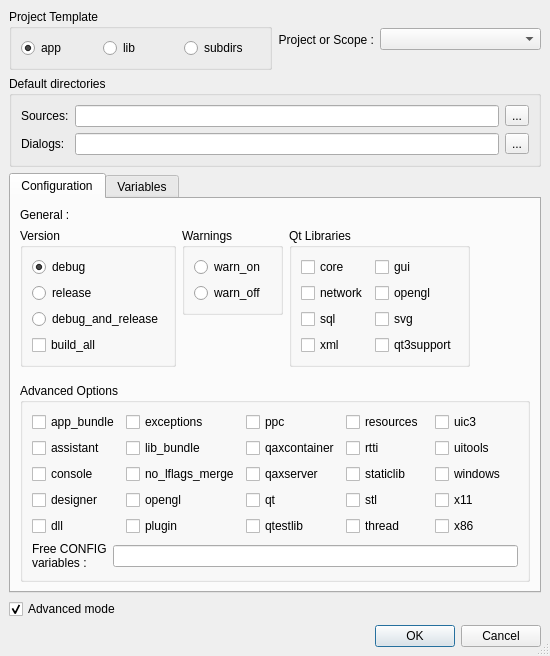
<ui version="4.0" >
 <class>ProjectPropertie</class>
 <widget class="QDialog" name="ProjectPropertie" >
  <property name="geometry" >
   <rect>
    <x>0</x>
    <y>0</y>
    <width>550</width>
    <height>656</height>
   </rect>
  </property>
  <property name="sizePolicy" >
   <sizepolicy>
    <hsizetype>4</hsizetype>
    <vsizetype>4</vsizetype>
    <horstretch>0</horstretch>
    <verstretch>0</verstretch>
   </sizepolicy>
  </property>
  <property name="windowTitle" >
   <string>Dialog</string>
  </property>
  <property name="windowIcon" >
   <iconset resource="../resources/resources.qrc" >:/divers/images/logo.png</iconset>
  </property>
  <property name="sizeGripEnabled" >
   <bool>true</bool>
  </property>
  <layout class="QGridLayout" >
   <property name="margin" >
    <number>9</number>
   </property>
   <property name="spacing" >
    <number>6</number>
   </property>
   <item row="0" column="0" >
    <layout class="QHBoxLayout" >
     <property name="margin" >
      <number>0</number>
     </property>
     <property name="spacing" >
      <number>6</number>
     </property>
     <item>
      <widget class="QGroupBox" name="projectTemplate" >
       <property name="sizePolicy" >
        <sizepolicy>
         <hsizetype>5</hsizetype>
         <vsizetype>5</vsizetype>
         <horstretch>0</horstretch>
         <verstretch>0</verstretch>
        </sizepolicy>
       </property>
       <property name="title" >
        <string>Project Template</string>
       </property>
       <layout class="QGridLayout" >
        <property name="margin" >
         <number>9</number>
        </property>
        <property name="spacing" >
         <number>6</number>
        </property>
        <item row="0" column="0" >
         <widget class="QRadioButton" name="app" >
          <property name="text" >
           <string>app</string>
          </property>
          <property name="checked" >
           <bool>true</bool>
          </property>
         </widget>
        </item>
        <item row="0" column="1" >
         <widget class="QRadioButton" name="lib" >
          <property name="text" >
           <string>lib</string>
          </property>
         </widget>
        </item>
        <item row="0" column="2" >
         <widget class="QRadioButton" name="subdirs" >
          <property name="text" >
           <string>subdirs</string>
          </property>
         </widget>
        </item>
       </layout>
      </widget>
     </item>
     <item>
      <layout class="QHBoxLayout" >
       <property name="margin" >
        <number>0</number>
       </property>
       <property name="spacing" >
        <number>6</number>
       </property>
       <item>
        <widget class="QLabel" name="labelPortee" >
         <property name="sizePolicy" >
          <sizepolicy>
           <hsizetype>4</hsizetype>
           <vsizetype>5</vsizetype>
           <horstretch>0</horstretch>
           <verstretch>0</verstretch>
          </sizepolicy>
         </property>
         <property name="text" >
          <string>Project or Scope :</string>
         </property>
         <property name="alignment" >
          <set>Qt::AlignRight|Qt::AlignTrailing|Qt::AlignVCenter</set>
         </property>
        </widget>
       </item>
       <item>
        <widget class="QComboBox" name="comboScope" />
       </item>
      </layout>
     </item>
    </layout>
   </item>
   <item row="1" column="0" >
    <widget class="QGroupBox" name="groupBox" >
     <property name="sizePolicy" >
      <sizepolicy>
       <hsizetype>7</hsizetype>
       <vsizetype>5</vsizetype>
       <horstretch>0</horstretch>
       <verstretch>0</verstretch>
      </sizepolicy>
     </property>
     <property name="title" >
      <string>Default directories</string>
     </property>
     <layout class="QGridLayout" >
      <property name="margin" >
       <number>9</number>
      </property>
      <property name="spacing" >
       <number>6</number>
      </property>
      <item row="1" column="0" >
       <widget class="QLabel" name="label_3" >
        <property name="text" >
         <string>Dialogs:</string>
        </property>
       </widget>
      </item>
      <item row="1" column="1" >
       <widget class="QLineEdit" name="uiDirectory" />
      </item>
      <item row="1" column="2" >
       <widget class="QToolButton" name="uiDirectoryButton" >
        <property name="text" >
         <string>...</string>
        </property>
       </widget>
      </item>
      <item row="0" column="2" >
       <widget class="QToolButton" name="srcDirectoryButton" >
        <property name="text" >
         <string>...</string>
        </property>
       </widget>
      </item>
      <item row="0" column="1" >
       <widget class="QLineEdit" name="srcDirectory" />
      </item>
      <item row="0" column="0" >
       <widget class="QLabel" name="label_6" >
        <property name="text" >
         <string>Sources:</string>
        </property>
       </widget>
      </item>
     </layout>
    </widget>
   </item>
   <item row="2" column="0" >
    <widget class="QTabWidget" name="tab" >
     <property name="sizePolicy" >
      <sizepolicy>
       <hsizetype>4</hsizetype>
       <vsizetype>4</vsizetype>
       <horstretch>0</horstretch>
       <verstretch>0</verstretch>
      </sizepolicy>
     </property>
     <property name="currentIndex" >
      <number>0</number>
     </property>
     <widget class="QWidget" name="tabConfig" >
      <attribute name="title" >
       <string>Configuration</string>
      </attribute>
      <layout class="QGridLayout" >
       <property name="margin" >
        <number>9</number>
       </property>
       <property name="spacing" >
        <number>6</number>
       </property>
       <item row="0" column="0" >
        <layout class="QVBoxLayout" >
         <property name="margin" >
          <number>0</number>
         </property>
         <property name="spacing" >
          <number>6</number>
         </property>
         <item>
          <layout class="QHBoxLayout" >
           <property name="margin" >
            <number>0</number>
           </property>
           <property name="spacing" >
            <number>6</number>
           </property>
           <item>
            <layout class="QVBoxLayout" >
             <property name="margin" >
              <number>0</number>
             </property>
             <property name="spacing" >
              <number>6</number>
             </property>
             <item>
              <widget class="QLabel" name="label_5" >
               <property name="text" >
                <string>General :</string>
               </property>
              </widget>
             </item>
             <item>
              <layout class="QHBoxLayout" >
               <property name="margin" >
                <number>0</number>
               </property>
               <property name="spacing" >
                <number>6</number>
               </property>
               <item>
                <layout class="QVBoxLayout" >
                 <property name="margin" >
                  <number>0</number>
                 </property>
                 <property name="spacing" >
                  <number>6</number>
                 </property>
                 <item>
                  <widget class="QGroupBox" name="groupeDebug" >
                   <property name="title" >
                    <string>Version</string>
                   </property>
                   <layout class="QGridLayout" >
                    <property name="margin" >
                     <number>9</number>
                    </property>
                    <property name="spacing" >
                     <number>6</number>
                    </property>
                    <item row="3" column="0" >
                     <widget class="QCheckBox" name="build_all" >
                      <property name="text" >
                       <string>build_all</string>
                      </property>
                     </widget>
                    </item>
                    <item row="0" column="0" >
                     <widget class="QRadioButton" name="debug" >
                      <property name="text" >
                       <string>debug</string>
                      </property>
                      <property name="checked" >
                       <bool>true</bool>
                      </property>
                     </widget>
                    </item>
                    <item row="1" column="0" >
                     <widget class="QRadioButton" name="release" >
                      <property name="text" >
                       <string>release</string>
                      </property>
                     </widget>
                    </item>
                    <item row="2" column="0" >
                     <widget class="QRadioButton" name="debug_and_release" >
                      <property name="text" >
                       <string>debug_and_release</string>
                      </property>
                     </widget>
                    </item>
                   </layout>
                  </widget>
                 </item>
                 <item>
                  <spacer>
                   <property name="orientation" >
                    <enum>Qt::Vertical</enum>
                   </property>
                   <property name="sizeHint" >
                    <size>
                     <width>20</width>
                     <height>40</height>
                    </size>
                   </property>
                  </spacer>
                 </item>
                </layout>
               </item>
               <item>
                <layout class="QVBoxLayout" >
                 <property name="margin" >
                  <number>0</number>
                 </property>
                 <property name="spacing" >
                  <number>6</number>
                 </property>
                 <item>
                  <widget class="QGroupBox" name="groupeWarn" >
                   <property name="title" >
                    <string>Warnings</string>
                   </property>
                   <layout class="QGridLayout" >
                    <property name="margin" >
                     <number>9</number>
                    </property>
                    <property name="spacing" >
                     <number>6</number>
                    </property>
                    <item row="1" column="0" >
                     <widget class="QRadioButton" name="warn_off" >
                      <property name="text" >
                       <string>warn_off</string>
                      </property>
                     </widget>
                    </item>
                    <item row="0" column="0" >
                     <widget class="QRadioButton" name="warn_on" >
                      <property name="text" >
                       <string>warn_on</string>
                      </property>
                      <property name="checked" >
                       <bool>false</bool>
                      </property>
                     </widget>
                    </item>
                   </layout>
                  </widget>
                 </item>
                 <item>
                  <spacer>
                   <property name="orientation" >
                    <enum>Qt::Vertical</enum>
                   </property>
                   <property name="sizeHint" >
                    <size>
                     <width>101</width>
                     <height>21</height>
                    </size>
                   </property>
                  </spacer>
                 </item>
                </layout>
               </item>
               <item>
                <layout class="QVBoxLayout" >
                 <property name="margin" >
                  <number>0</number>
                 </property>
                 <property name="spacing" >
                  <number>6</number>
                 </property>
                 <item>
                  <widget class="QGroupBox" name="groupeBibliotheques" >
                   <property name="title" >
                    <string>Qt Libraries</string>
                   </property>
                   <layout class="QGridLayout" >
                    <property name="margin" >
                     <number>9</number>
                    </property>
                    <property name="spacing" >
                     <number>6</number>
                    </property>
                    <item row="0" column="0" >
                     <layout class="QHBoxLayout" >
                      <property name="margin" >
                       <number>0</number>
                      </property>
                      <property name="spacing" >
                       <number>6</number>
                      </property>
                      <item>
                       <layout class="QVBoxLayout" >
                        <property name="margin" >
                         <number>0</number>
                        </property>
                        <property name="spacing" >
                         <number>6</number>
                        </property>
                        <item>
                         <widget class="QCheckBox" name="core" >
                          <property name="text" >
                           <string>core</string>
                          </property>
                         </widget>
                        </item>
                        <item>
                         <widget class="QCheckBox" name="network" >
                          <property name="text" >
                           <string>network</string>
                          </property>
                         </widget>
                        </item>
                        <item>
                         <widget class="QCheckBox" name="sql" >
                          <property name="text" >
                           <string>sql</string>
                          </property>
                         </widget>
                        </item>
                        <item>
                         <widget class="QCheckBox" name="xml" >
                          <property name="text" >
                           <string>xml</string>
                          </property>
                         </widget>
                        </item>
                       </layout>
                      </item>
                      <item>
                       <layout class="QVBoxLayout" >
                        <property name="margin" >
                         <number>0</number>
                        </property>
                        <property name="spacing" >
                         <number>6</number>
                        </property>
                        <item>
                         <widget class="QCheckBox" name="gui" >
                          <property name="text" >
                           <string>gui</string>
                          </property>
                         </widget>
                        </item>
                        <item>
                         <widget class="QCheckBox" name="libopengl" >
                          <property name="text" >
                           <string>opengl</string>
                          </property>
                         </widget>
                        </item>
                        <item>
                         <widget class="QCheckBox" name="svg" >
                          <property name="text" >
                           <string>svg</string>
                          </property>
                         </widget>
                        </item>
                        <item>
                         <widget class="QCheckBox" name="qt3support" >
                          <property name="text" >
                           <string>qt3support</string>
                          </property>
                         </widget>
                        </item>
                       </layout>
                      </item>
                     </layout>
                    </item>
                   </layout>
                  </widget>
                 </item>
                 <item>
                  <spacer>
                   <property name="orientation" >
                    <enum>Qt::Vertical</enum>
                   </property>
                   <property name="sizeHint" >
                    <size>
                     <width>20</width>
                     <height>20</height>
                    </size>
                   </property>
                  </spacer>
                 </item>
                </layout>
               </item>
              </layout>
             </item>
            </layout>
           </item>
           <item>
            <spacer>
             <property name="orientation" >
              <enum>Qt::Horizontal</enum>
             </property>
             <property name="sizeHint" >
              <size>
               <width>40</width>
               <height>20</height>
              </size>
             </property>
            </spacer>
           </item>
          </layout>
         </item>
         <item>
          <widget class="QGroupBox" name="groupeAvancees" >
           <property name="title" >
            <string>Advanced Options</string>
           </property>
           <layout class="QGridLayout" >
            <property name="margin" >
             <number>9</number>
            </property>
            <property name="spacing" >
             <number>6</number>
            </property>
            <item row="0" column="0" >
             <layout class="QVBoxLayout" >
              <property name="margin" >
               <number>0</number>
              </property>
              <property name="spacing" >
               <number>6</number>
              </property>
              <item>
               <layout class="QHBoxLayout" >
                <property name="margin" >
                 <number>0</number>
                </property>
                <property name="spacing" >
                 <number>6</number>
                </property>
                <item>
                 <layout class="QVBoxLayout" >
                  <property name="margin" >
                   <number>0</number>
                  </property>
                  <property name="spacing" >
                   <number>6</number>
                  </property>
                  <item>
                   <widget class="QCheckBox" name="app_bundle" >
                    <property name="text" >
                     <string>app_bundle</string>
                    </property>
                   </widget>
                  </item>
                  <item>
                   <widget class="QCheckBox" name="assistant" >
                    <property name="text" >
                     <string>assistant</string>
                    </property>
                   </widget>
                  </item>
                  <item>
                   <widget class="QCheckBox" name="console" >
                    <property name="text" >
                     <string>console</string>
                    </property>
                   </widget>
                  </item>
                  <item>
                   <widget class="QCheckBox" name="designer" >
                    <property name="text" >
                     <string>designer</string>
                    </property>
                   </widget>
                  </item>
                  <item>
                   <widget class="QCheckBox" name="dll" >
                    <property name="text" >
                     <string>dll</string>
                    </property>
                   </widget>
                  </item>
                 </layout>
                </item>
                <item>
                 <layout class="QVBoxLayout" >
                  <property name="margin" >
                   <number>0</number>
                  </property>
                  <property name="spacing" >
                   <number>6</number>
                  </property>
                  <item>
                   <widget class="QCheckBox" name="exceptions" >
                    <property name="text" >
                     <string>exceptions</string>
                    </property>
                   </widget>
                  </item>
                  <item>
                   <widget class="QCheckBox" name="lib_bundle" >
                    <property name="text" >
                     <string>lib_bundle</string>
                    </property>
                   </widget>
                  </item>
                  <item>
                   <widget class="QCheckBox" name="no_lflags_merge" >
                    <property name="text" >
                     <string>no_lflags_merge</string>
                    </property>
                   </widget>
                  </item>
                  <item>
                   <widget class="QCheckBox" name="opengl" >
                    <property name="text" >
                     <string>opengl</string>
                    </property>
                   </widget>
                  </item>
                  <item>
                   <widget class="QCheckBox" name="plugin" >
                    <property name="text" >
                     <string>plugin</string>
                    </property>
                   </widget>
                  </item>
                 </layout>
                </item>
                <item>
                 <layout class="QVBoxLayout" >
                  <property name="margin" >
                   <number>0</number>
                  </property>
                  <property name="spacing" >
                   <number>6</number>
                  </property>
                  <item>
                   <widget class="QCheckBox" name="ppc" >
                    <property name="text" >
                     <string>ppc</string>
                    </property>
                   </widget>
                  </item>
                  <item>
                   <widget class="QCheckBox" name="qaxcontainer" >
                    <property name="text" >
                     <string>qaxcontainer</string>
                    </property>
                   </widget>
                  </item>
                  <item>
                   <widget class="QCheckBox" name="qaxserver" >
                    <property name="text" >
                     <string>qaxserver</string>
                    </property>
                   </widget>
                  </item>
                  <item>
                   <widget class="QCheckBox" name="qt" >
                    <property name="text" >
                     <string>qt</string>
                    </property>
                    <property name="checked" >
                     <bool>false</bool>
                    </property>
                   </widget>
                  </item>
                  <item>
                   <widget class="QCheckBox" name="qtestlib" >
                    <property name="text" >
                     <string>qtestlib</string>
                    </property>
                   </widget>
                  </item>
                 </layout>
                </item>
                <item>
                 <layout class="QVBoxLayout" >
                  <property name="margin" >
                   <number>0</number>
                  </property>
                  <property name="spacing" >
                   <number>6</number>
                  </property>
                  <item>
                   <widget class="QCheckBox" name="resources" >
                    <property name="text" >
                     <string>resources</string>
                    </property>
                   </widget>
                  </item>
                  <item>
                   <widget class="QCheckBox" name="rtti" >
                    <property name="text" >
                     <string>rtti</string>
                    </property>
                   </widget>
                  </item>
                  <item>
                   <widget class="QCheckBox" name="staticlib" >
                    <property name="text" >
                     <string>staticlib</string>
                    </property>
                   </widget>
                  </item>
                  <item>
                   <widget class="QCheckBox" name="stl" >
                    <property name="text" >
                     <string>stl</string>
                    </property>
                   </widget>
                  </item>
                  <item>
                   <widget class="QCheckBox" name="Thread" >
                    <property name="text" >
                     <string>thread</string>
                    </property>
                   </widget>
                  </item>
                 </layout>
                </item>
                <item>
                 <layout class="QVBoxLayout" >
                  <property name="margin" >
                   <number>0</number>
                  </property>
                  <property name="spacing" >
                   <number>6</number>
                  </property>
                  <item>
                   <widget class="QCheckBox" name="uic3" >
                    <property name="text" >
                     <string>uic3</string>
                    </property>
                   </widget>
                  </item>
                  <item>
                   <widget class="QCheckBox" name="uitools" >
                    <property name="text" >
                     <string>uitools</string>
                    </property>
                   </widget>
                  </item>
                  <item>
                   <widget class="QCheckBox" name="windows" >
                    <property name="text" >
                     <string>windows</string>
                    </property>
                   </widget>
                  </item>
                  <item>
                   <widget class="QCheckBox" name="x11" >
                    <property name="text" >
                     <string>x11</string>
                    </property>
                   </widget>
                  </item>
                  <item>
                   <widget class="QCheckBox" name="x86" >
                    <property name="text" >
                     <string>x86</string>
                    </property>
                   </widget>
                  </item>
                 </layout>
                </item>
               </layout>
              </item>
              <item>
               <layout class="QHBoxLayout" >
                <property name="margin" >
                 <number>0</number>
                </property>
                <property name="spacing" >
                 <number>6</number>
                </property>
                <item>
                 <widget class="QLabel" name="label_4" >
                  <property name="text" >
                   <string>Free CONFIG
variables :</string>
                  </property>
                 </widget>
                </item>
                <item>
                 <widget class="QLineEdit" name="supplement" />
                </item>
               </layout>
              </item>
             </layout>
            </item>
           </layout>
          </widget>
         </item>
        </layout>
       </item>
      </layout>
     </widget>
     <widget class="QWidget" name="tabVariables" >
      <attribute name="title" >
       <string>Variables</string>
      </attribute>
      <layout class="QGridLayout" >
       <property name="margin" >
        <number>9</number>
       </property>
       <property name="spacing" >
        <number>6</number>
       </property>
       <item row="0" column="0" >
        <layout class="QVBoxLayout" >
         <property name="margin" >
          <number>0</number>
         </property>
         <property name="spacing" >
          <number>6</number>
         </property>
         <item>
          <layout class="QHBoxLayout" >
           <property name="margin" >
            <number>0</number>
           </property>
           <property name="spacing" >
            <number>6</number>
           </property>
           <item>
            <layout class="QVBoxLayout" >
             <property name="margin" >
              <number>0</number>
             </property>
             <property name="spacing" >
              <number>6</number>
             </property>
             <item>
              <widget class="QLabel" name="labelVariables" >
               <property name="sizePolicy" >
                <sizepolicy>
                 <hsizetype>5</hsizetype>
                 <vsizetype>4</vsizetype>
                 <horstretch>0</horstretch>
                 <verstretch>0</verstretch>
                </sizepolicy>
               </property>
               <property name="text" >
                <string>Variable :</string>
               </property>
              </widget>
             </item>
             <item>
              <widget class="QListWidget" name="variablesList" >
               <property name="sizePolicy" >
                <sizepolicy>
                 <hsizetype>4</hsizetype>
                 <vsizetype>1</vsizetype>
                 <horstretch>0</horstretch>
                 <verstretch>0</verstretch>
                </sizepolicy>
               </property>
              </widget>
             </item>
             <item>
              <layout class="QHBoxLayout" >
               <property name="margin" >
                <number>0</number>
               </property>
               <property name="spacing" >
                <number>6</number>
               </property>
               <item>
                <widget class="QToolButton" name="addVariable" >
                 <property name="text" >
                  <string>...</string>
                 </property>
                 <property name="icon" >
                  <iconset resource="../resources/resources.qrc" >:/divers/images/ajouter.png</iconset>
                 </property>
                </widget>
               </item>
               <item>
                <widget class="QToolButton" name="deleteVariable" >
                 <property name="text" >
                  <string>...</string>
                 </property>
                 <property name="icon" >
                  <iconset resource="../resources/resources.qrc" >:/divers/images/supprimer.png</iconset>
                 </property>
                </widget>
               </item>
               <item>
                <spacer>
                 <property name="orientation" >
                  <enum>Qt::Horizontal</enum>
                 </property>
                 <property name="sizeHint" >
                  <size>
                   <width>40</width>
                   <height>20</height>
                  </size>
                 </property>
                </spacer>
               </item>
              </layout>
             </item>
            </layout>
           </item>
           <item>
            <layout class="QVBoxLayout" >
             <property name="margin" >
              <number>0</number>
             </property>
             <property name="spacing" >
              <number>6</number>
             </property>
             <item>
              <widget class="QLabel" name="labelValeurs" >
               <property name="sizePolicy" >
                <sizepolicy>
                 <hsizetype>5</hsizetype>
                 <vsizetype>4</vsizetype>
                 <horstretch>0</horstretch>
                 <verstretch>0</verstretch>
                </sizepolicy>
               </property>
               <property name="text" >
                <string>Values :</string>
               </property>
              </widget>
             </item>
             <item>
              <widget class="QListWidget" name="valuesList" >
               <property name="sizePolicy" >
                <sizepolicy>
                 <hsizetype>4</hsizetype>
                 <vsizetype>5</vsizetype>
                 <horstretch>0</horstretch>
                 <verstretch>0</verstretch>
                </sizepolicy>
               </property>
              </widget>
             </item>
             <item>
              <layout class="QHBoxLayout" >
               <property name="margin" >
                <number>0</number>
               </property>
               <property name="spacing" >
                <number>6</number>
               </property>
               <item>
                <widget class="QToolButton" name="addValue" >
                 <property name="text" >
                  <string>...</string>
                 </property>
                 <property name="icon" >
                  <iconset resource="../resources/resources.qrc" >:/divers/images/ajouter.png</iconset>
                 </property>
                </widget>
               </item>
               <item>
                <widget class="QToolButton" name="deleteValue" >
                 <property name="text" >
                  <string>...</string>
                 </property>
                 <property name="icon" >
                  <iconset resource="../resources/resources.qrc" >:/divers/images/supprimer.png</iconset>
                 </property>
                </widget>
               </item>
               <item>
                <widget class="QToolButton" name="modifyValue" >
                 <property name="text" >
                  <string>...</string>
                 </property>
                 <property name="icon" >
                  <iconset resource="../resources/resources.qrc" >:/toolbar/images/edit.png</iconset>
                 </property>
                </widget>
               </item>
               <item>
                <spacer>
                 <property name="orientation" >
                  <enum>Qt::Horizontal</enum>
                 </property>
                 <property name="sizeHint" >
                  <size>
                   <width>131</width>
                   <height>20</height>
                  </size>
                 </property>
                </spacer>
               </item>
              </layout>
             </item>
            </layout>
           </item>
          </layout>
         </item>
         <item>
          <spacer>
           <property name="orientation" >
            <enum>Qt::Vertical</enum>
           </property>
           <property name="sizeType" >
            <enum>QSizePolicy::Maximum</enum>
           </property>
           <property name="sizeHint" >
            <size>
             <width>20</width>
             <height>40</height>
            </size>
           </property>
          </spacer>
         </item>
        </layout>
       </item>
      </layout>
     </widget>
    </widget>
   </item>
   <item row="4" column="0" >
    <layout class="QHBoxLayout" >
     <property name="margin" >
      <number>0</number>
     </property>
     <property name="spacing" >
      <number>6</number>
     </property>
     <item>
      <layout class="QHBoxLayout" >
       <property name="margin" >
        <number>0</number>
       </property>
       <property name="spacing" >
        <number>6</number>
       </property>
       <item>
        <spacer>
         <property name="orientation" >
          <enum>Qt::Horizontal</enum>
         </property>
         <property name="sizeHint" >
          <size>
           <width>40</width>
           <height>20</height>
          </size>
         </property>
        </spacer>
       </item>
       <item>
        <widget class="QPushButton" name="okButton" >
         <property name="text" >
          <string>OK</string>
         </property>
        </widget>
       </item>
       <item>
        <widget class="QPushButton" name="cancelButton" >
         <property name="text" >
          <string>Cancel</string>
         </property>
        </widget>
       </item>
      </layout>
     </item>
    </layout>
   </item>
   <item row="3" column="0" >
    <widget class="QCheckBox" name="advancedMode" >
     <property name="text" >
      <string>Advanced mode</string>
     </property>
     <property name="checked" >
      <bool>true</bool>
     </property>
    </widget>
   </item>
  </layout>
 </widget>
 <resources>
  <include location="../resources/resources.qrc" />
 </resources>
 <connections>
  <connection>
   <sender>cancelButton</sender>
   <signal>clicked(bool)</signal>
   <receiver>ProjectPropertie</receiver>
   <slot>reject()</slot>
   <hints>
    <hint type="sourcelabel" >
     <x>533</x>
     <y>513</y>
    </hint>
    <hint type="destinationlabel" >
     <x>475</x>
     <y>267</y>
    </hint>
   </hints>
  </connection>
  <connection>
   <sender>advancedMode</sender>
   <signal>toggled(bool)</signal>
   <receiver>groupeAvancees</receiver>
   <slot>setVisible(bool)</slot>
   <hints>
    <hint type="sourcelabel" >
     <x>53</x>
     <y>468</y>
    </hint>
    <hint type="destinationlabel" >
     <x>83</x>
     <y>270</y>
    </hint>
   </hints>
  </connection>
  <connection>
   <sender>advancedMode</sender>
   <signal>toggled(bool)</signal>
   <receiver>groupeBibliotheques</receiver>
   <slot>setVisible(bool)</slot>
   <hints>
    <hint type="sourcelabel" >
     <x>37</x>
     <y>468</y>
    </hint>
    <hint type="destinationlabel" >
     <x>450</x>
     <y>120</y>
    </hint>
   </hints>
  </connection>
 </connections>
</ui>
